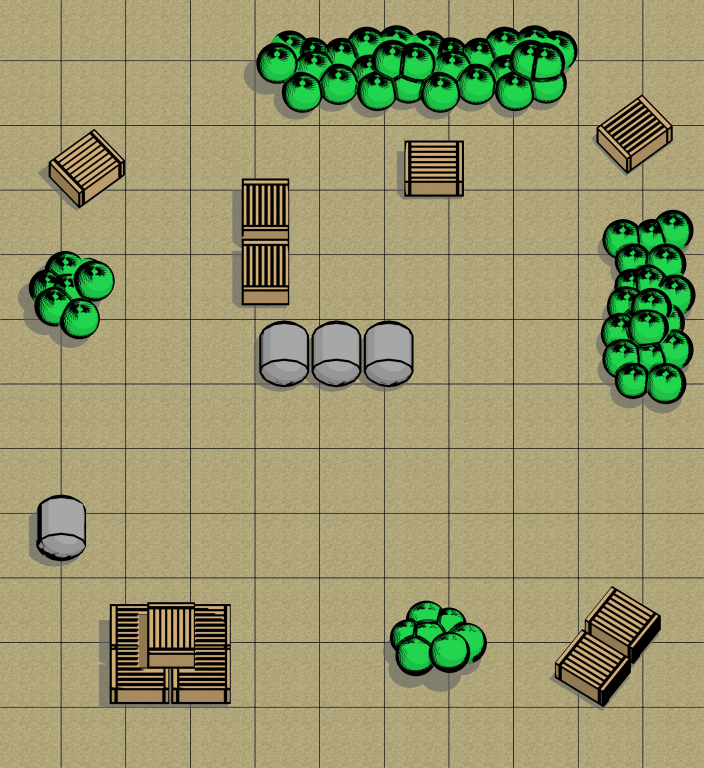

Below is a game level as drawn by its tile map, then a one-line description and the .tmx that defines it (tile-layer data replaced by summaries):
An orthogonal 1x1 tile map with 704x768 px tiles, 1 tile layer (ground) and 16 objects (3x barrel, wall1, 3, 4, 5, ...).

<map version="1.0" orientation="orthogonal" width="1" height="1" tilewidth="704" tileheight="768">
 <tileset firstgid="1" name="level_4" tilewidth="704" tileheight="768">
  <image source="../WarBot/Resources/level_4.png" width="704" height="768" />
 </tileset>
 <layer name="ground" width="1" height="1">
  <data>[1 cells, 1 non-empty, 1 distinct tile ids]</data>
 </layer>
 <objectgroup name="wall" width="1" height="1">
  <object name="wall1" x="42" y="166">
   <polygon points="0,0 33,41 82,1 49,-39 25,-18" />
  </object>
  <object name="3" x="255" y="385">
   <polygon points="0,0 163,2 160,-62 -3,-65" />
  </object>
  <object name="4" x="608" y="224">
   <polygon points="0,0 85,-10 77,212 1,178" />
  </object>
  <object name="5" x="241" y="72">
   <polygon points="0,0 43,41 305,43 341,-46 24,-45" />
  </object>
  <object name="6" x="71" y="353">
   <polygon points="0,0 48,-49 -2,-106 -51,-55" />
  </object>
  <object name="10" x="557" y="676">
   <polygon points="0,0 60,-94 115,-53 45,31" />
  </object>
  <object name="11" x="590" y="131">
   <polygon points="0,0 51,-40 96,8 38,43" />
  </object>
  <object name="12" x="36" y="503">
   <polygon points="0,0 29,-13 52,4 49,53 24,64 0,49" />
  </object>
  <object x="243" y="179">
   <polygon points="0,0 46,-2 45,127 -1,127" />
  </object>
  <object x="404" y="142">
   <polygon points="0,0 61,0 60,56 2,54" />
  </object>
  <object x="110" y="607">
   <polygon points="0,0 120,-1 116,99 -2,97" />
  </object>
 </objectgroup>
 <objectgroup name="goals" width="1" height="1">
  <object name="start" x="129" y="458" width="62" height="52" />
  <object name="finish" x="472" y="285" width="21" height="17" />
  <object name="barrel" x="151" y="280" width="13" height="13" />
  <object name="barrel" x="282" y="672" />
  <object name="barrel" x="608" y="476" />
 </objectgroup>
</map>
